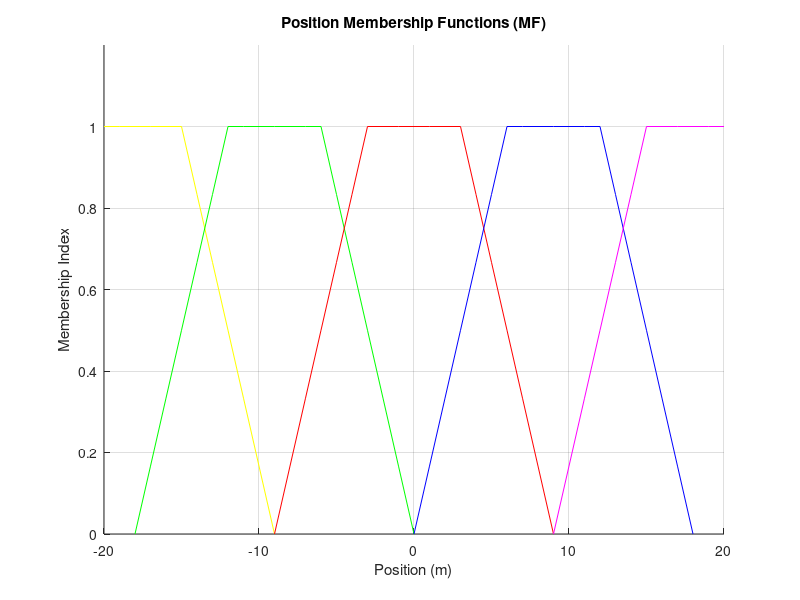
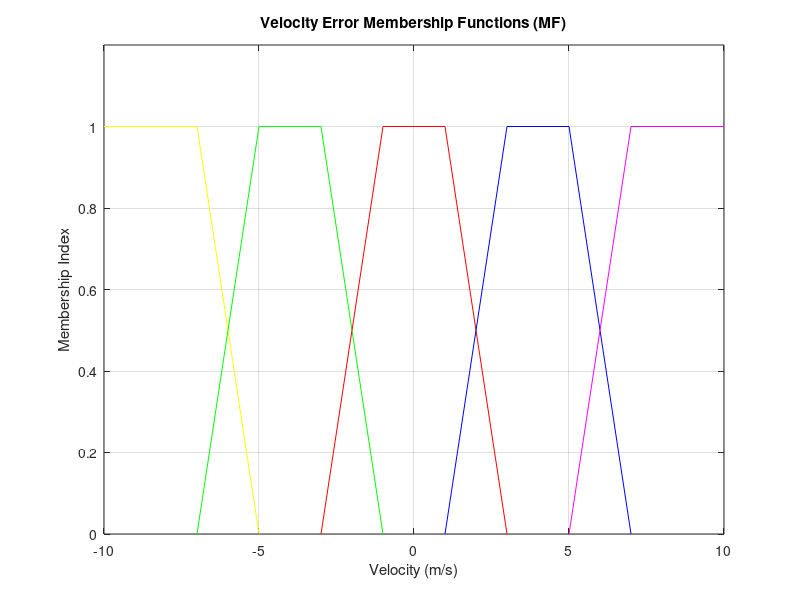
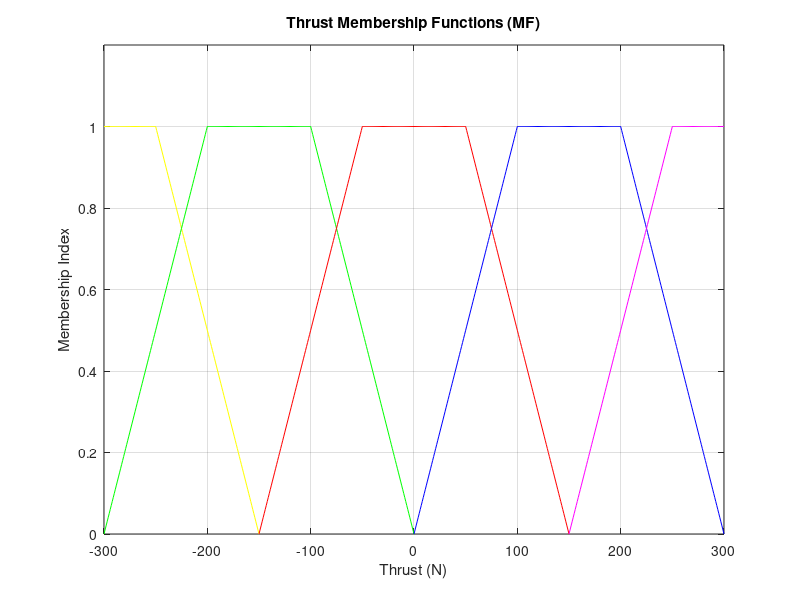

The MATLAB script that drew these images, in order: (Note: this script raises an error after producing the figures.)
%% MEMBERSHIP FUNCTION 'POSITION' PLOT %%

%%% RUN AS A SECTION TO GET THE GRAPH %%%
clc
clear


hold on
figure(1)
% large n
x=-20:-15;
y=1;
hold on
plot(x,y*ones(size(x)),'y')
hold off

hold on
x=-15:-9;
y=-1/6*x-3/2;
plot(x,y,'y')
hold off

hold on
% negative
x=-12:-6;
y=1;
plot(x,y*ones(size(x)),'g')
hold off

hold on
x=-18:-12;
y=1/6*x+3;
plot(x,y,'g')
hold off
hold on
x=-6:0;
y=-1/6*x;
plot(x,y,'g')
hold off

hold on
% zero
x=-3:3;
y=1;
plot(x,y*ones(size(x)),'r')
hold off

hold on
x=-9:-3;
y=1/6*x+3/2;
plot(x,y,'r')
hold off
hold on
x=3:9;
y=-1/6*x+3/2;
plot(x,y,'r')
hold off

hold on
% positive
x=6:12;
y=1;
plot(x,y*ones(size(x)),'b')
hold off

hold on
x=0:6;
y=1/6*x;
plot(x,y,'b')
hold off
hold on
x=12:18;
y=-1/6*x+3;
plot(x,y,'b')
hold off

hold on
% large positive
x=15:20;
y=1;
plot(x,y*ones(size(x)),'m')
hold off

hold on
x=9:15;
y=1/6*x-3/2;
plot(x,y,'m')
hold off


title('Position Membership Functions (MF)')
xlabel('Position (m)')
ylabel('Membership Index')
ylim([0 1.2]);
grid on
hold off

%% MEMBERSHIP FUNCTION 'VELOCITY' PLOT %%

clear;
close all

hold on
figure(2)
% large n
x=-10:-7;
y=1;
plot(x,y*ones(size(x)),'y')
hold on

x=-7:-5;
y=-1/2*x-5/2;
plot(x,y,'y')
hold on

% negative
x=-7:-5;
y=1/2*x+7/2;
plot(x,y,'g')
hold on

x=-5:-3;
y=1;
plot(x,y*ones(size(x)),'g')
hold on

x=-3:-1;
y=-1/2*x-1/2;
plot(x,y,'g')

% zero
x=-3:-1;
y=1/2*x+3/2;
plot(x,y,'r')
hold on

x=-1:1;
y=1;
plot(x,y*ones(size(x)),'r')
hold on

x=1:3;
y=-1/2*x+3/2;
plot(x,y,'r')

% positive
x=1:3;
y=1/2*x-1/2;
plot(x,y,'b')
hold on

x=3:5;
y=1;
plot(x,y*ones(size(x)),'b')
hold on

x=5:7;
y=-1/2*x+7/2;
plot(x,y,'b')

% large positive
x=5:7;
y=1/2*x-5/2;
plot(x,y,'m')

x=7:10;
y=1;
plot(x,y*ones(size(x)),'m')
hold on

title('Velocity Error Membership Functions (MF)')
xlabel('Velocity (m/s)')
ylabel('Membership Index')
ylim([0 1.2]);
grid on
hold off

%% MEMBERSHIP FUNCTION 'BOAT THRUST' PLOT %%

hold on
figure(3)
% large n
x=-300:-250;
y=1;
plot(x,y*ones(size(x)),'y')
hold on

x=-250:-150;
y=-1/100*x-1.5;
plot(x,y,'y')
hold on

% negative
x=-200:-100;
y=1;
plot(x,y*ones(size(x)),'g')
hold on

x=-300:-200;
y=1/100*x+3;
plot(x,y,'g')
hold on
x=-100:0;
y=-1/100*x;
plot(x,y,'g')

% zero
x=-50:50;
y=1;
plot(x,y*ones(size(x)),'r')
hold on

x=-150:-50;
y=1/100*x+1.5;
plot(x,y,'r')
hold on
x=50:150;
y=-1/100*x+1.5;
plot(x,y,'r')
 
%positive
x=100:200;
y=1;
plot(x,y*ones(size(x)),'b')
hold on

x=0:100;
y=1/100*x;
plot(x,y,'b')
hold on

x=200:300;
y=-1/100*x+3;
plot(x,y,'b')

% large positive
x=250:300;
y=1;
plot(x,y*ones(size(x)),'m')
hold on

x=150:250;
y=1/100*x-1.5;
plot(x,y,'m')


title('Thrust Membership Functions (MF)')
xlabel('Thrust (N)')
ylabel('Membership Index')
ylim([0 1.2]);
grid on

hold off

%% INFERENCE RULE MATRIX IRM %%

% Linguistic Values for Position and Velocity Error

dx = 5;

mu_x = membership_function_x(dx);
LN = mu_x(1,1);
N = mu_x(1,2);
Z = mu_x(1,3);
P = mu_x(1,4);
LP = mu_x(1,5);

mu_vel = membership_function_vel(dx);
ln = mu_vel(1,1);
n = mu_vel(1,2);
z = mu_vel(1,3);
p = mu_vel(1,4);
lp = mu_vel(1,5);


X = [LN;N;Z;P;LP]; % Position %
V = [ln n z p lp]; % Velocity Error %

irm = X*V % Inferenece Rule Matrix %
A = irm(4,3) % Recall specific matrix element (Row, Col) %

t = 0:0.1:1; %s



%% MEMBERSHIP FUNCTION 'VELOCITY' %%

function mu_vel = membership_function_vel(vel_input)

% large negative (LN)
if vel_input < -7
    mu_vel = [1,0,0,0,0];

elseif vel_input < -5
    LN = (-1/2*vel_input)-5/2;
    N = (1/2*vel_input)+7/2;
    mu_vel = [LN,N,0,0,0];
    
% negative (N)
elseif vel_input < -3
    mu_vel = [0,1,0,0,0];
    
elseif vel_input < -1
    N = (-1/2*vel_input)-1/2;
    Z = (1/2*vel_input)+3/2;
    mu_vel = [0,N,Z,0,0];

% zero (Z)
elseif vel_input < 1
    mu_vel = [0,0,1,0,0];
    
elseif vel_input < 3
    Z = (-1/2*vel_input)+3/2;
    P = (1/2*vel_input)-1/2;
    mu_vel = [0,0,Z,P,0];

%positive (P)   
elseif vel_input < 5
    mu_vel = [0,0,0,1,0];
    
elseif vel_input < 7
    P = (-1/2*vel_input)+7/2;
    L = (1/2*vel_input)-5/2;
    mu_vel = [0,0,0,P,L];
    
%large positive (LP)
else
    mu_vel = [0,0,0,0,1];
    
end

end

%% MEMBERSHIP FUNCTION 'POSITION' %%

function mu_x = membership_function_x(dx)
%Membership functions for the linguistic values of position error
%mu_x contains the following values (in order):
%  mu_x = [LN,N,Z,P,LP]

% large negative (LN)
if dx <= -15
    mu_x(1) = 1;
elseif dx > -15 && dx <= -9
    mu_x(1) = -1/6*dx-3/2;
else
    mu_x(1) = 0;
end

% negative (N)
if dx >= -12 && dx <= -6
    mu_x(2) = 1;
elseif dx >= -18 && dx < -12
    mu_x(2) = 1/6*dx+3;
elseif dx > -6 && dx <= 0
    mu_x(2) = -1/6*dx;
else
    mu_x(2) = 0;
end

% zero
if dx >= -3 && dx <= 3
    mu_x(3) = 1;
elseif dx >= -9 && dx < -3
    mu_x(3) = 1/6*dx+3/2;
elseif dx > 3 && dx <= 9
    mu_x(3) = -1/6*dx+3/2;
else
    mu_x(3) = 0;
end

% positive
if dx >= 6 && dx <= 12
    mu_x(4) = 1;
elseif dx >= 0 && dx < 6
    mu_x(4) = 1/6*dx;
elseif dx > 12 && dx <= 18
    mu_x(4) = -1/6*dx+3;
else
    mu_x(4) = 0;
end

% large positive
if dx >= 15
    mu_x(5) = 1;
elseif dx > 9 && dx <= 15
    mu_x(5) = 1/6*dx-3/2;
else
    mu_x(5) = 0;
end

end


%% MEMBERSHIP FUNCTION 'THRUST' %%


function mu_thrust = membership_function_thrust(dx)
%Membership functions for the linguistic values of output thrust
%mu_thrust contains the following values (in order):
%  mu_thrust = [LN,N,Z,P,LP]

% large negative (LN)
if dx <= -250
    mu_thrust(1) = 1;
elseif dx > -250 && dx <= -150
    mu_thrust(1) = -1/100*dx-1.5;
else
    mu_thrust(1) = 0;
end

% negative (N)
if dx >= -200 && dx <= -100
    mu_thrust(2) = 1;
elseif dx >= -300 && dx < -200
    mu_thrust(2) = 1/100*dx+3;
elseif dx > -100 && dx <= 0
    mu_thrust(2) = -1/100*dx;
else
    mu_thrust(2) = 0;
end

% zero
if dx >= -50 && dx <= 50
    mu_thrust(3) = 1;
elseif dx >= -150 && dx < -50
    mu_thrust(3) = 1/100*dx+1.5;
elseif dx > 50 && dx <= 150
    mu_thrust(3) = -1/100*dx+1.5;
else
    mu_thrust(3) = 0;
end

% positive
if dx >= 100 && dx <= 200
    mu_thrust(4) = 1;
elseif dx >= 0 && dx < 100
    mu_thrust(4) = 1/100*dx;
elseif dx > 200 && dx <= 300
    mu_thrust(4) = -1/100*dx+3;
else
    mu_thrust(4) = 0;
end

% large positive
if dx >= 250
    mu_thrust(5) = 1;
elseif dx > 150 && dx <= 250
    mu_thrust(5) = 1/100*dx-1.5;
else
    mu_thrust(5) = 0;
end

end


%% DEFUZZIFICATION %%

function T = defuzz(irm_fuzz)

%trapezoid base sizes
LB = 300;
SB = 100;

%area calulcations
area_mat = zeros(5,5);

a = 1;
b = 1;

while a < 6
    while b < 6
        area_mat(a,b) = LB*irm_fuzz(a,b) - (((irm_fuzz(a,b))^2)/2)*(LB - SB);
        b = b + 1;
        
    end
    b = 1;
    a = a + 1;
end

%centroids
CLN = -300;
CN = -150;
CZ = 0;
CP = 150;
CLP = 300;

cent_mat = [CLP,CLP,CLP,CP, CZ;...
            CLP,CP, CP, CZ, CN;...
            CLP,CP, CZ, CN, CLN;...
            CP, CZ, CN, CN, CLN;...
            CZ, CN, CLN,CLN,CLN];

%summation
%centroid*area
numerator = 0;
a = 1;
b = 1;
while a < 6
    while b < 6
        numerator = numerator + area_mat(a,b)*cent_mat(a,b);
        b = b + 1;
        
    end
    b = 1;
    a = a + 1;
end

%denominator
a = 1;
b = 1;
denom = 0;
while a < 6
    while b < 6
        denom = denom + area_mat(a,b);
        
        b = b + 1;
        
    end
    b = 1;
    a = a + 1;
end

T = numerator/denom;

end